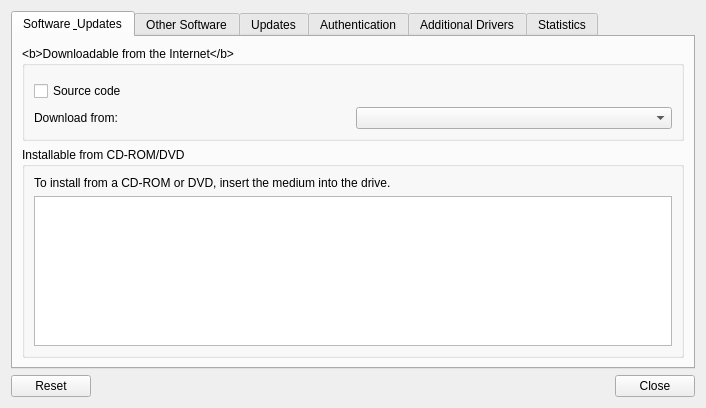
<?xml version="1.0" encoding="UTF-8"?>
<ui version="4.0">
 <class>vbox_updates_frame</class>
 <widget class="QWidget" name="vbox_updates_frame">
  <property name="geometry">
   <rect>
    <x>0</x>
    <y>0</y>
    <width>706</width>
    <height>408</height>
   </rect>
  </property>
  <property name="windowTitle">
   <string>Software Sources</string>
  </property>
  <layout class="QVBoxLayout" name="verticalLayout">
   <item>
    <widget class="QTabWidget" name="tabWidget">
     <property name="currentIndex">
      <number>0</number>
     </property>
     <widget class="QWidget" name="tab">
      <attribute name="title">
       <string>Software &amp; Updates</string>
      </attribute>
      <layout class="QGridLayout">
       <property name="leftMargin">
        <number>9</number>
       </property>
       <property name="topMargin">
        <number>9</number>
       </property>
       <property name="rightMargin">
        <number>9</number>
       </property>
       <property name="bottomMargin">
        <number>9</number>
       </property>
       <property name="spacing">
        <number>6</number>
       </property>
       <item row="0" column="0">
        <widget class="QGroupBox" name="groupBox">
         <property name="title">
          <string>&lt;b&gt;Downloadable from the Internet&lt;/b&gt;</string>
         </property>
         <layout class="QGridLayout">
          <property name="leftMargin">
           <number>9</number>
          </property>
          <property name="topMargin">
           <number>9</number>
          </property>
          <property name="rightMargin">
           <number>9</number>
          </property>
          <property name="bottomMargin">
           <number>9</number>
          </property>
          <property name="spacing">
           <number>6</number>
          </property>
          <item row="0" column="0" colspan="2">
           <widget class="QFrame" name="vbox_dist_comps_frame">
            <property name="frameShape">
             <enum>QFrame::NoFrame</enum>
            </property>
            <property name="frameShadow">
             <enum>QFrame::Raised</enum>
            </property>
            <layout class="QGridLayout">
             <property name="leftMargin">
              <number>0</number>
             </property>
             <property name="topMargin">
              <number>0</number>
             </property>
             <property name="rightMargin">
              <number>0</number>
             </property>
             <property name="bottomMargin">
              <number>0</number>
             </property>
             <property name="spacing">
              <number>6</number>
             </property>
             <item row="0" column="0">
              <layout class="QVBoxLayout">
               <property name="spacing">
                <number>6</number>
               </property>
               <property name="leftMargin">
                <number>0</number>
               </property>
               <property name="topMargin">
                <number>0</number>
               </property>
               <property name="rightMargin">
                <number>0</number>
               </property>
               <property name="bottomMargin">
                <number>0</number>
               </property>
              </layout>
             </item>
            </layout>
           </widget>
          </item>
          <item row="1" column="0" colspan="2">
           <widget class="QCheckBox" name="checkbutton_source_code">
            <property name="text">
             <string>Source code</string>
            </property>
            <property name="tristate">
             <bool>false</bool>
            </property>
           </widget>
          </item>
          <item row="2" column="0">
           <widget class="QLabel" name="download_label">
            <property name="text">
             <string>Download from:</string>
            </property>
           </widget>
          </item>
          <item row="2" column="1">
           <widget class="QComboBox" name="combobox_server"/>
          </item>
         </layout>
        </widget>
       </item>
       <item row="1" column="0">
        <widget class="QGroupBox" name="groupBox_cdrom">
         <property name="title">
          <string>Installable from CD-ROM/DVD</string>
         </property>
         <layout class="QGridLayout">
          <property name="leftMargin">
           <number>9</number>
          </property>
          <property name="topMargin">
           <number>9</number>
          </property>
          <property name="rightMargin">
           <number>9</number>
          </property>
          <property name="bottomMargin">
           <number>9</number>
          </property>
          <property name="spacing">
           <number>6</number>
          </property>
          <item row="0" column="0">
           <widget class="QLabel" name="textview_no_cd">
            <property name="text">
             <string>To install from a CD-ROM or DVD, insert the medium into the drive.</string>
            </property>
           </widget>
          </item>
          <item row="1" column="0">
           <widget class="QTreeWidget" name="treeview_cdroms">
            <property name="alternatingRowColors">
             <bool>true</bool>
            </property>
            <property name="indentation">
             <number>0</number>
            </property>
            <property name="rootIsDecorated">
             <bool>false</bool>
            </property>
            <property name="itemsExpandable">
             <bool>true</bool>
            </property>
            <property name="headerHidden">
             <bool>true</bool>
            </property>
            <property name="columnCount">
             <number>1</number>
            </property>
            <column>
             <property name="text">
              <string>1</string>
             </property>
            </column>
           </widget>
          </item>
         </layout>
        </widget>
       </item>
       <item row="2" column="0">
        <spacer>
         <property name="orientation">
          <enum>Qt::Vertical</enum>
         </property>
         <property name="sizeHint" stdset="0">
          <size>
           <width>20</width>
           <height>40</height>
          </size>
         </property>
        </spacer>
       </item>
      </layout>
     </widget>
     <widget class="QWidget" name="tab_3">
      <attribute name="title">
       <string>Other Software</string>
      </attribute>
      <layout class="QGridLayout">
       <property name="leftMargin">
        <number>9</number>
       </property>
       <property name="topMargin">
        <number>9</number>
       </property>
       <property name="rightMargin">
        <number>9</number>
       </property>
       <property name="bottomMargin">
        <number>9</number>
       </property>
       <property name="spacing">
        <number>6</number>
       </property>
       <item row="0" column="0" colspan="4">
        <widget class="QTreeWidget" name="treeview_sources">
         <property name="alternatingRowColors">
          <bool>true</bool>
         </property>
         <property name="rootIsDecorated">
          <bool>false</bool>
         </property>
         <property name="headerHidden">
          <bool>true</bool>
         </property>
         <column>
          <property name="text">
           <string>1</string>
          </property>
         </column>
        </widget>
       </item>
       <item row="1" column="0">
        <widget class="QPushButton" name="button_add">
         <property name="text">
          <string>Add...</string>
         </property>
        </widget>
       </item>
       <item row="1" column="1">
        <widget class="QPushButton" name="button_add_cdrom">
         <property name="text">
          <string>Add CD-ROM...</string>
         </property>
        </widget>
       </item>
       <item row="1" column="2">
        <widget class="QPushButton" name="button_edit">
         <property name="enabled">
          <bool>false</bool>
         </property>
         <property name="text">
          <string>Edit...</string>
         </property>
        </widget>
       </item>
       <item row="1" column="3">
        <widget class="QPushButton" name="button_remove">
         <property name="enabled">
          <bool>false</bool>
         </property>
         <property name="text">
          <string>Remove</string>
         </property>
        </widget>
       </item>
      </layout>
     </widget>
     <widget class="QWidget" name="tab_2">
      <attribute name="title">
       <string>Updates</string>
      </attribute>
      <layout class="QGridLayout">
       <property name="leftMargin">
        <number>9</number>
       </property>
       <property name="topMargin">
        <number>9</number>
       </property>
       <property name="rightMargin">
        <number>9</number>
       </property>
       <property name="bottomMargin">
        <number>9</number>
       </property>
       <property name="spacing">
        <number>6</number>
       </property>
       <item row="0" column="0" colspan="2">
        <widget class="QGroupBox" name="groupBox_updates">
         <property name="title">
          <string>&lt;b&gt;Ubuntu updates&lt;/b&gt;</string>
         </property>
         <layout class="QGridLayout" name="gridLayout_2">
          <property name="leftMargin">
           <number>9</number>
          </property>
          <property name="topMargin">
           <number>9</number>
          </property>
          <property name="rightMargin">
           <number>9</number>
          </property>
          <property name="bottomMargin">
           <number>9</number>
          </property>
          <property name="spacing">
           <number>6</number>
          </property>
          <item row="0" column="0">
           <layout class="QVBoxLayout">
            <property name="spacing">
             <number>6</number>
            </property>
            <property name="leftMargin">
             <number>0</number>
            </property>
            <property name="topMargin">
             <number>0</number>
            </property>
            <property name="rightMargin">
             <number>0</number>
            </property>
            <property name="bottomMargin">
             <number>0</number>
            </property>
            <item>
             <widget class="QFrame" name="vbox_updates_frame">
              <property name="frameShape">
               <enum>QFrame::NoFrame</enum>
              </property>
              <property name="frameShadow">
               <enum>QFrame::Raised</enum>
              </property>
              <layout class="QGridLayout">
               <property name="leftMargin">
                <number>0</number>
               </property>
               <property name="topMargin">
                <number>0</number>
               </property>
               <property name="rightMargin">
                <number>0</number>
               </property>
               <property name="bottomMargin">
                <number>0</number>
               </property>
               <property name="spacing">
                <number>6</number>
               </property>
              </layout>
             </widget>
            </item>
           </layout>
          </item>
         </layout>
        </widget>
       </item>
       <item row="1" column="0" colspan="2">
        <widget class="QGroupBox" name="groupBox_2">
         <property name="title">
          <string>&lt;b&gt;Automatic updates&lt;/b&gt;</string>
         </property>
         <layout class="QGridLayout" name="gridLayout">
          <property name="leftMargin">
           <number>9</number>
          </property>
          <property name="topMargin">
           <number>9</number>
          </property>
          <property name="rightMargin">
           <number>9</number>
          </property>
          <property name="bottomMargin">
           <number>9</number>
          </property>
          <property name="spacing">
           <number>6</number>
          </property>
          <item row="0" column="0">
           <widget class="QCheckBox" name="checkbutton_auto_update">
            <property name="text">
             <string>Chec_k for updates:</string>
            </property>
           </widget>
          </item>
          <item row="0" column="1">
           <widget class="QComboBox" name="combobox_update_interval"/>
          </item>
          <item row="3" column="0">
           <widget class="QRadioButton" name="radiobutton_updates_notify">
            <property name="text">
             <string>Only _notify about available updates</string>
            </property>
           </widget>
          </item>
          <item row="2" column="0">
           <widget class="QRadioButton" name="radiobutton_updates_download">
            <property name="text">
             <string>_Download all updates in the background</string>
            </property>
           </widget>
          </item>
          <item row="1" column="0">
           <widget class="QRadioButton" name="radiobutton_updates_inst_sec">
            <property name="text">
             <string>Install _security updates without confirmation</string>
            </property>
           </widget>
          </item>
         </layout>
        </widget>
       </item>
       <item row="2" column="0" colspan="2">
        <widget class="QGroupBox" name="frame8">
         <property name="title">
          <string>&lt;b&gt;Release upgrade&lt;/b&gt;</string>
         </property>
         <layout class="QGridLayout" name="gridLayout_3">
          <item row="0" column="0">
           <widget class="QLabel" name="label29">
            <property name="text">
             <string>Show new distribution releases: </string>
            </property>
           </widget>
          </item>
          <item row="0" column="1">
           <widget class="QComboBox" name="combobox_release_upgrades">
            <item>
             <property name="text">
              <string>Normal Releases</string>
             </property>
            </item>
            <item>
             <property name="text">
              <string>Long term support releases only</string>
             </property>
            </item>
            <item>
             <property name="text">
              <string>Never</string>
             </property>
            </item>
           </widget>
          </item>
         </layout>
        </widget>
       </item>
      </layout>
     </widget>
     <widget class="QWidget" name="tab_4">
      <attribute name="title">
       <string>Authentication</string>
      </attribute>
      <layout class="QGridLayout">
       <property name="leftMargin">
        <number>9</number>
       </property>
       <property name="topMargin">
        <number>9</number>
       </property>
       <property name="rightMargin">
        <number>9</number>
       </property>
       <property name="bottomMargin">
        <number>9</number>
       </property>
       <property name="spacing">
        <number>6</number>
       </property>
       <item row="1" column="0" colspan="4">
        <widget class="QTreeWidget" name="treeview2">
         <property name="alternatingRowColors">
          <bool>true</bool>
         </property>
         <property name="rootIsDecorated">
          <bool>false</bool>
         </property>
         <property name="headerHidden">
          <bool>true</bool>
         </property>
         <column>
          <property name="text">
           <string>1</string>
          </property>
         </column>
        </widget>
       </item>
       <item row="0" column="0" colspan="2">
        <widget class="QLabel" name="label_3">
         <property name="text">
          <string>&lt;b&gt;Trusted software providers&lt;/b&gt;</string>
         </property>
        </widget>
       </item>
       <item row="2" column="2">
        <spacer>
         <property name="orientation">
          <enum>Qt::Horizontal</enum>
         </property>
         <property name="sizeHint" stdset="0">
          <size>
           <width>171</width>
           <height>20</height>
          </size>
         </property>
        </spacer>
       </item>
       <item row="2" column="0">
        <widget class="QPushButton" name="button_add_auth">
         <property name="text">
          <string>_Import Key File...</string>
         </property>
        </widget>
       </item>
       <item row="2" column="1">
        <widget class="QPushButton" name="button_auth_remove">
         <property name="text">
          <string>Remove</string>
         </property>
        </widget>
       </item>
       <item row="2" column="3">
        <widget class="QPushButton" name="button_auth_restore">
         <property name="text">
          <string>Restore _Defaults</string>
         </property>
        </widget>
       </item>
      </layout>
     </widget>
     <widget class="QWidget" name="vbox_drivers">
      <attribute name="title">
       <string>Additional Drivers</string>
      </attribute>
      <layout class="QVBoxLayout" name="verticalLayout_2">
       <property name="spacing">
        <number>0</number>
       </property>
       <item>
        <widget class="QScrollArea" name="scrollArea">
         <property name="widgetResizable">
          <bool>true</bool>
         </property>
         <widget class="QWidget" name="scrollAreaWidgetContents">
          <property name="geometry">
           <rect>
            <x>0</x>
            <y>0</y>
            <width>670</width>
            <height>255</height>
           </rect>
          </property>
          <layout class="QVBoxLayout" name="verticalLayout_3">
           <property name="spacing">
            <number>0</number>
           </property>
           <property name="leftMargin">
            <number>0</number>
           </property>
           <property name="topMargin">
            <number>0</number>
           </property>
           <property name="rightMargin">
            <number>0</number>
           </property>
           <property name="bottomMargin">
            <number>0</number>
           </property>
           <item>
            <layout class="QVBoxLayout" name="box_driver_detail"/>
           </item>
          </layout>
         </widget>
        </widget>
       </item>
       <item>
        <widget class="QGroupBox" name="groupBox_driver_action">
         <property name="sizePolicy">
          <sizepolicy hsizetype="Preferred" vsizetype="Preferred">
           <horstretch>0</horstretch>
           <verstretch>0</verstretch>
          </sizepolicy>
         </property>
         <layout class="QHBoxLayout" name="box_driver_action">
          <property name="spacing">
           <number>0</number>
          </property>
          <property name="leftMargin">
           <number>0</number>
          </property>
          <property name="topMargin">
           <number>0</number>
          </property>
          <property name="rightMargin">
           <number>0</number>
          </property>
          <property name="bottomMargin">
           <number>0</number>
          </property>
          <item>
           <widget class="QLabel" name="label_driver_action">
            <property name="text">
             <string>No proprietary drivers are in use.</string>
            </property>
           </widget>
          </item>
         </layout>
        </widget>
       </item>
       <item>
        <widget class="QLabel" name="label_disc">
         <property name="text">
          <string>&lt;small&gt;A proprietary driver has private code that Ubuntu developers can't review or improve. Security and other updates are dependent on the driver vendor.&lt;/small&gt;</string>
         </property>
         <property name="wordWrap">
          <bool>true</bool>
         </property>
        </widget>
       </item>
      </layout>
     </widget>
     <widget class="QWidget" name="tab_5">
      <attribute name="title">
       <string>Statistics</string>
      </attribute>
      <layout class="QGridLayout">
       <property name="leftMargin">
        <number>9</number>
       </property>
       <property name="topMargin">
        <number>9</number>
       </property>
       <property name="rightMargin">
        <number>9</number>
       </property>
       <property name="bottomMargin">
        <number>9</number>
       </property>
       <property name="spacing">
        <number>6</number>
       </property>
       <item row="2" column="0">
        <spacer>
         <property name="orientation">
          <enum>Qt::Vertical</enum>
         </property>
         <property name="sizeHint" stdset="0">
          <size>
           <width>561</width>
           <height>321</height>
          </size>
         </property>
        </spacer>
       </item>
       <item row="1" column="0">
        <widget class="QLabel" name="label_popcon_desc">
         <property name="text">
          <string>TextLabel</string>
         </property>
         <property name="wordWrap">
          <bool>true</bool>
         </property>
        </widget>
       </item>
       <item row="0" column="0">
        <widget class="QCheckBox" name="checkbutton_popcon">
         <property name="text">
          <string>Submit statistical information</string>
         </property>
        </widget>
       </item>
      </layout>
     </widget>
    </widget>
   </item>
   <item>
    <widget class="QDialogButtonBox" name="buttonBox">
     <property name="orientation">
      <enum>Qt::Horizontal</enum>
     </property>
     <property name="standardButtons">
      <set>QDialogButtonBox::Close|QDialogButtonBox::Reset</set>
     </property>
    </widget>
   </item>
  </layout>
 </widget>
 <resources/>
 <connections/>
</ui>
